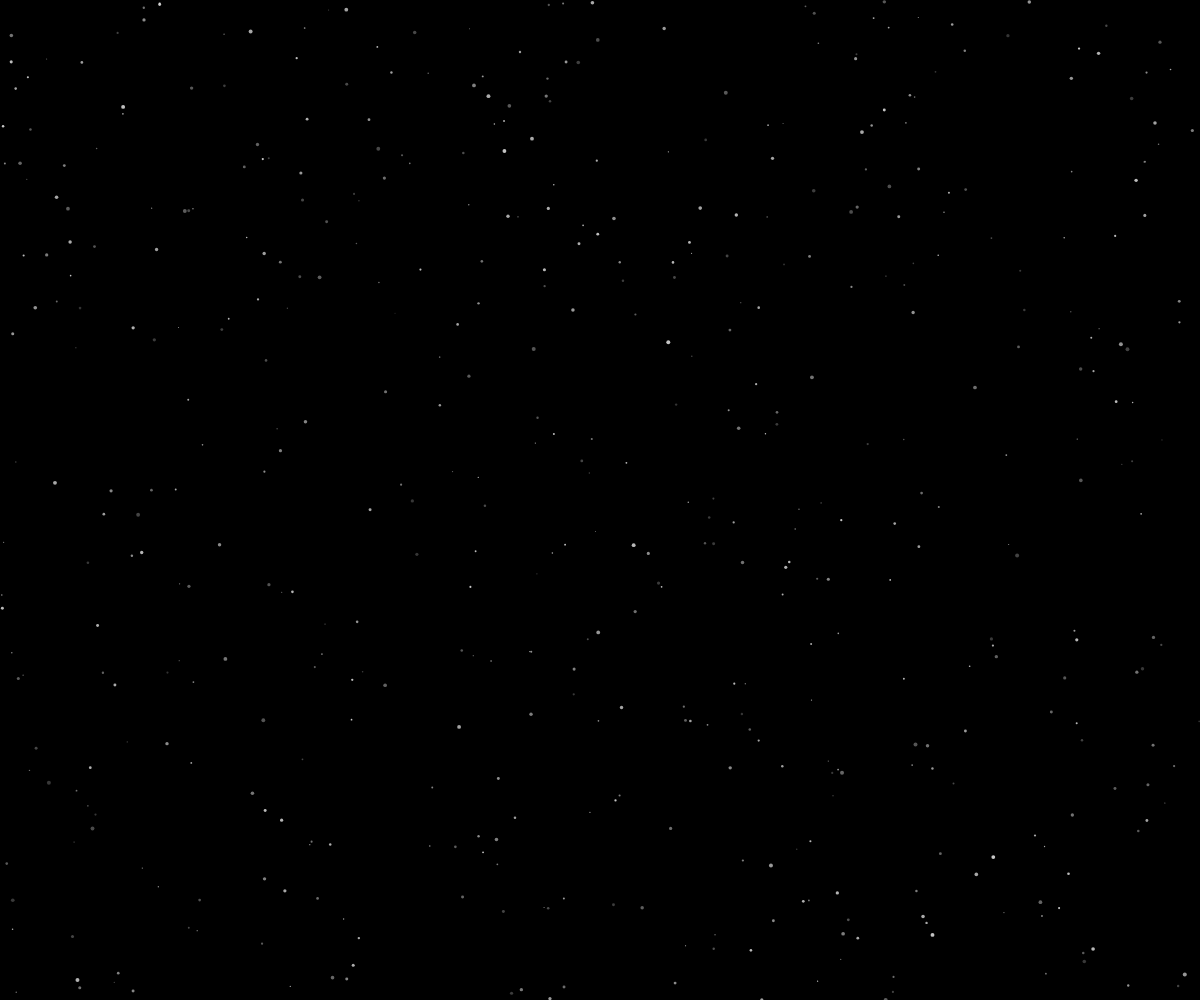
Frame 1 (no input)
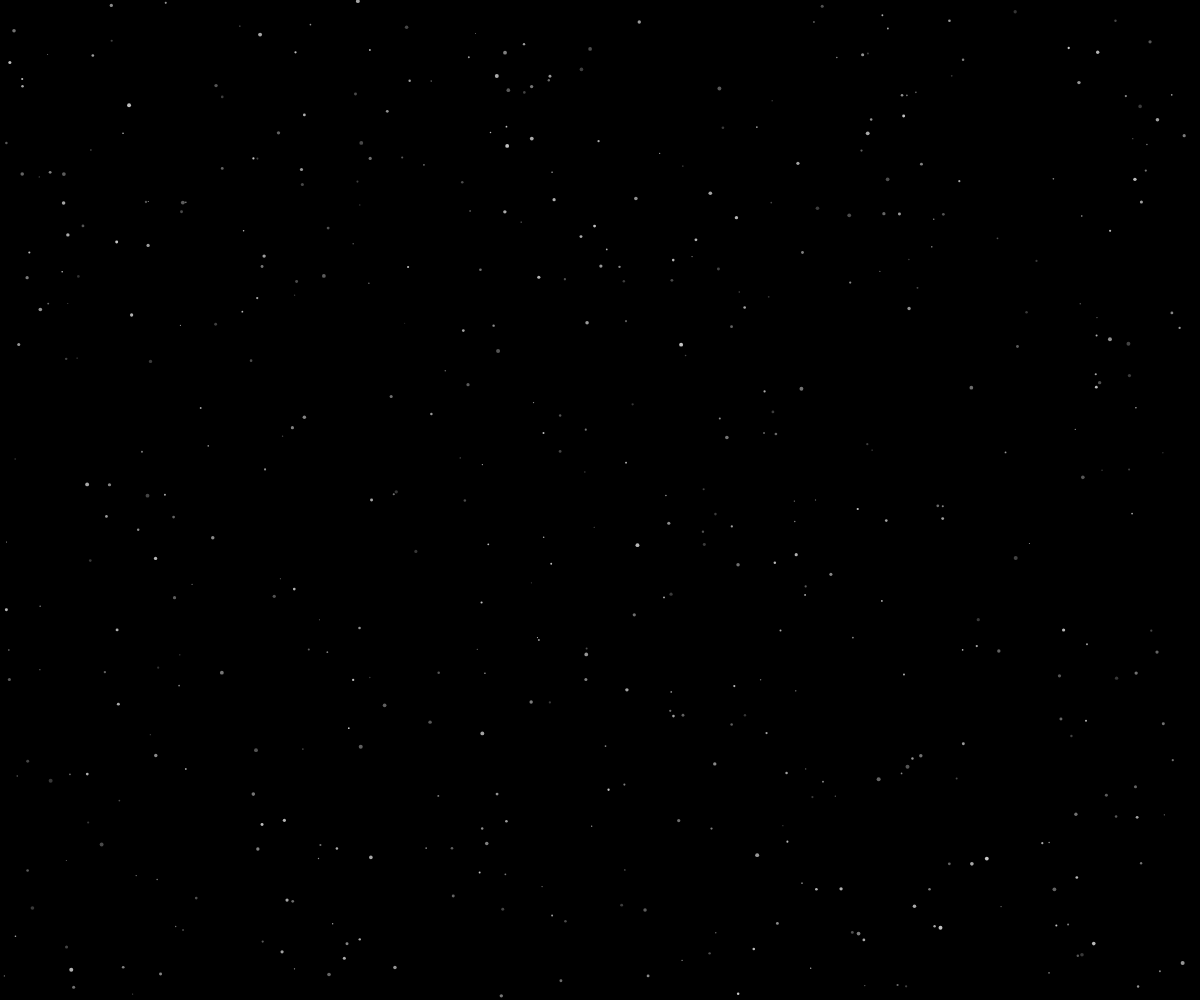
Frame 60 (no input)
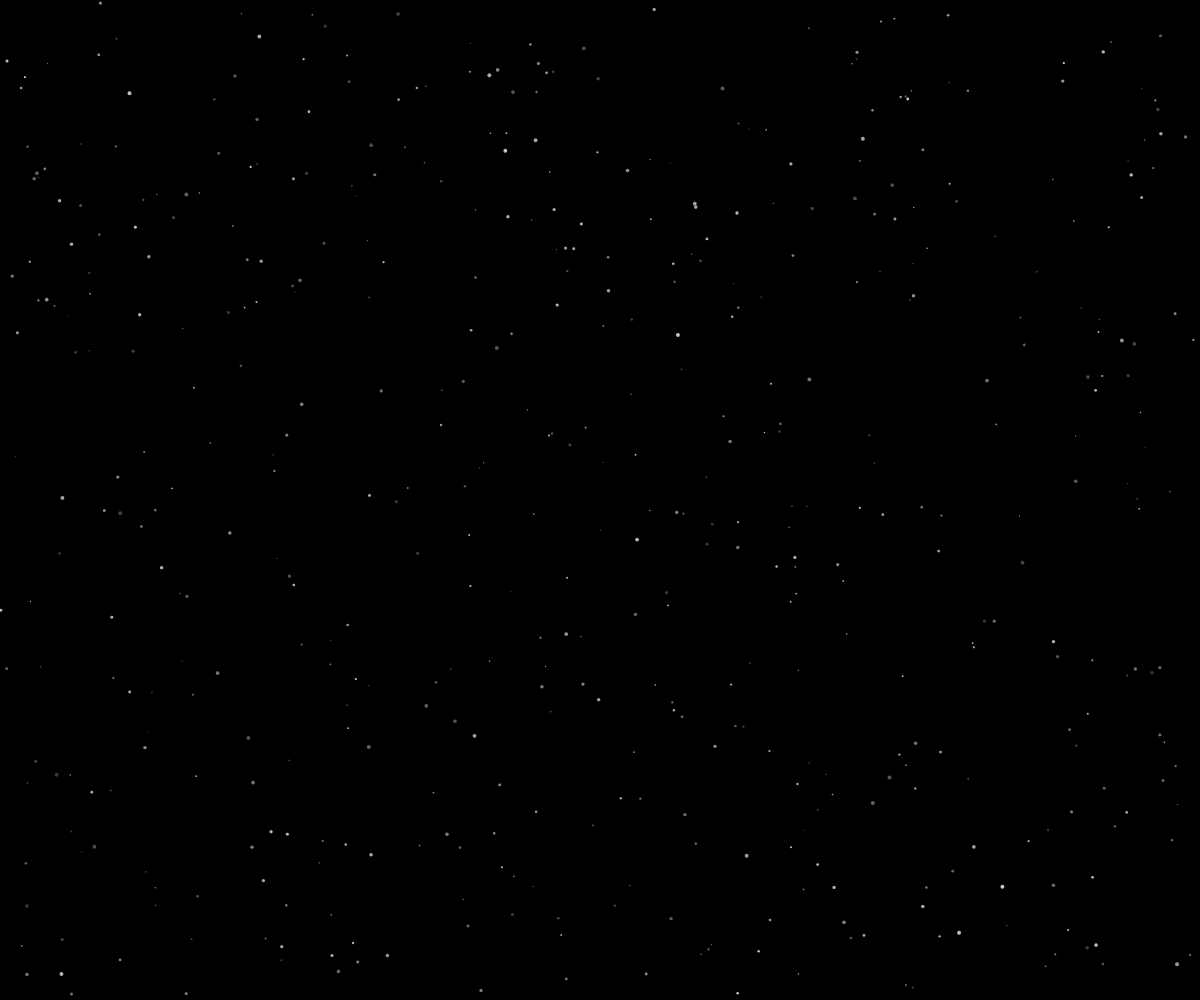
Frame 120 (the mouse pressed at the canvas centre since frame 60)

The p5.js sketch that drew these frames (run headless with seeded random() and noise() and a simulated clock; from frame 60 on, the mouse is pressed at the canvas centre):

// p5.js sketch
// ── sketch.js
let stars = [];
let numStars = 500;

function setup() {
  createCanvas(windowWidth, windowHeight);
  for (let i = 0; i < numStars; i++) {
    stars.push(new Star());
  }
}

function draw() {
  background(0);
  for (let i = 0; i < numStars; i++) {
    stars[i].show();
    stars[i].update();
  }
}

class Star {
  constructor() {
    this.x = random(width);
    this.y = random(height);
    this.size = random(1, 4);
    this.opacity = random(50, 200);
    this.speed = random(1, 4);
  }

  show() {
    noStroke();
    fill(255, 255, 255, this.opacity);
    ellipse(this.x, this.y, this.size, this.size);
  }

  update() {
    this.x += random(-this.speed, this.speed);
    this.y += random(-this.speed, this.speed);
    if (this.x < 0 || this.x > width || this.y < 0 || this.y > height) {
      this.x = random(width);
      this.y = random(height);
    }
  }
}
